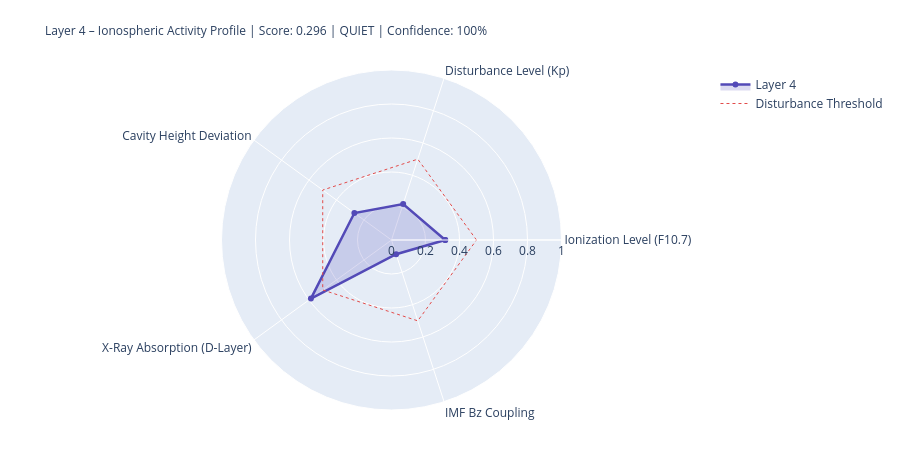

Notebook code for this chart:
### Markdown cell above
---
## 4. State Assessment & Handoff to Layer 5

### Code cell
# ============================================================
# LAYER-4-SCORE
# ============================================================

COMPONENTS = {
    'Ionization Level (F10.7)':    {'score': ioniz,       'source': 'primary' if f107_now else 'from_layer0', 'dynamic': True},
    'Disturbance Level (Kp)':          {'score': disturb,     'source': 'primary' if kp_now   else 'from_layer0', 'dynamic': True},
    'Cavity Height Deviation':    {'score': h_dev,       'source': 'derived',                                'dynamic': True},
    'X-Ray Absorption (D-Layer)':{'score': xray_ioniz,  'source': 'primary' if xray_now else 'missing',     'dynamic': True},
    'IMF Bz Coupling':             {'score': bz_coupling, 'source': 'primary' if bz_now   else 'from_layer0', 'dynamic': True},
}

available    = {k: v['score'] for k, v in COMPONENTS.items() if v['score'] is not None}
unavailable  = [k for k, v in COMPONENTS.items() if v['score'] is None]
layer4_score = round(sum(available.values()) / len(available), 4) if available else None
confidence   = round(len(available) / len(COMPONENTS), 2)
level = ('unknown' if layer4_score is None
         else 'quiet'   if layer4_score < 0.3
         else 'moderate' if layer4_score < 0.6
         else 'active')
dominant_l4 = max(available, key=available.get) if available else 'none'

# Resonance delta for Schumann SR-1
sr1_ref = schumann_freq(1, 80.0)
sr1_now = schumann_freq(1, h_eff)
sr1_delta_mhz = (sr1_now - sr1_ref) * 1000

# Propagation conditions
prop_cond = ('disturbed'   if kp_val > 4
             else 'unsettled' if kp_val > 2
             else 'normal')
if xray_class in ['X', 'M']:
    prop_cond = 'Radio-Blackout moeglich'

W = 68
print('=' * W)
print('LAYER 4 – IONOSPHERE – STATE ASSESSMENT')
print('=' * W)
for name, comp in COMPONENTS.items():
    s = comp['score']
    if s is not None:
        bar = '█' * int(s * 20) + '░' * (20 - int(s * 20))
        print(f'  {name:<36} {bar}  {s:.3f}  [{comp["source"]}]')
    else:
        print(f'  {name:<36} {"─" * 20}  n/a   [missing]')
print('-' * W)
print(f'  Score:          {layer4_score:.3f}  ({len(available)}/{len(COMPONENTS)} components)')
print(f'  Confidence:     {confidence:.0%}')
print(f'  Level:          {level.upper()}')
print(f'  Dominant:       {dominant_l4}')
print(f'  Cavity height:  {h_eff:.1f} km  (Ref: 80.0 km)')
print(f'  SR-1:           {sr1_now:.3f} Hz  (Δ {sr1_delta_mhz:+.1f} mHz vs. ref)')
print(f'  Propagation:    {prop_cond}')
print(f'  X-Ray:          {xray_class}-class  ({xray_now:.2e} W/m²)' if xray_now else '  X-Ray:          n/a')
print('=' * W)

# Radar
cats   = list(available.keys())
vals_r = list(available.values())
if len(cats) >= 3:
    fig = go.Figure()
    fig.add_trace(go.Scatterpolar(
        r=vals_r + [vals_r[0]], theta=cats + [cats[0]],
        fill='toself', fillcolor='rgba(83,74,183,0.20)',
        line=dict(color='#534AB7', width=2.5), name='Layer 4'
    ))
    fig.add_trace(go.Scatterpolar(
        r=[0.5] * (len(cats)+1), theta=cats + [cats[0]],
        line=dict(color='#E24B4A', dash='dot', width=1),
        mode='lines', name='Disturbance Threshold'
    ))
    fig.update_layout(
        title=dict(
            text=f'Layer 4 – Ionospheric Activity Profile | Score: {layer4_score:.3f} | {level.upper()} | Confidence: {confidence:.0%}',
            font=dict(size=12)
        ),
        polar=dict(radialaxis=dict(visible=True, range=[0, 1])),
        height=450, showlegend=True,
        margin=dict(l=80, r=80, t=70, b=40)
    )
    fig.show()

### Figure 1 — Plotly figure (JSON) as saved in the notebook; plotly's stock layout.template omitted (floating-point values rounded to 4 significant figures)
{"data": [{"fill": "toself", "fillcolor": "rgba(83,74,183,0.20)", "line": {"color": "#534AB7", "width": 2.5}, "name": "Layer 4", "r": [0.316, 0.222, 0.27, 0.586, 0.088, 0.316], "theta": ["Ionization Level (F10.7)", "Disturbance Level (Kp)", "Cavity Height Deviation", "X-Ray Absorption (D-Layer)", "IMF Bz Coupling", "Ionization Level (F10.7)"], "type": "scatterpolar"}, {"line": {"color": "#E24B4A", "dash": "dot", "width": 1}, "mode": "lines", "name": "Disturbance Threshold", "r": [0.5, 0.5, 0.5, 0.5, 0.5, 0.5], "theta": ["Ionization Level (F10.7)", "Disturbance Level (Kp)", "Cavity Height Deviation", "X-Ray Absorption (D-Layer)", "IMF Bz Coupling", "Ionization Level (F10.7)"], "type": "scatterpolar"}], "layout": {"height": 450, "margin": {"b": 40, "l": 80, "r": 80, "t": 70}, "polar": {"radialaxis": {"range": [0, 1], "visible": true}}, "showlegend": true, "title": {"font": {"size": 12}, "text": "Layer 4 – Ionospheric Activity Profile | Score: 0.296 | QUIET | Confidence: 100%"}}}
